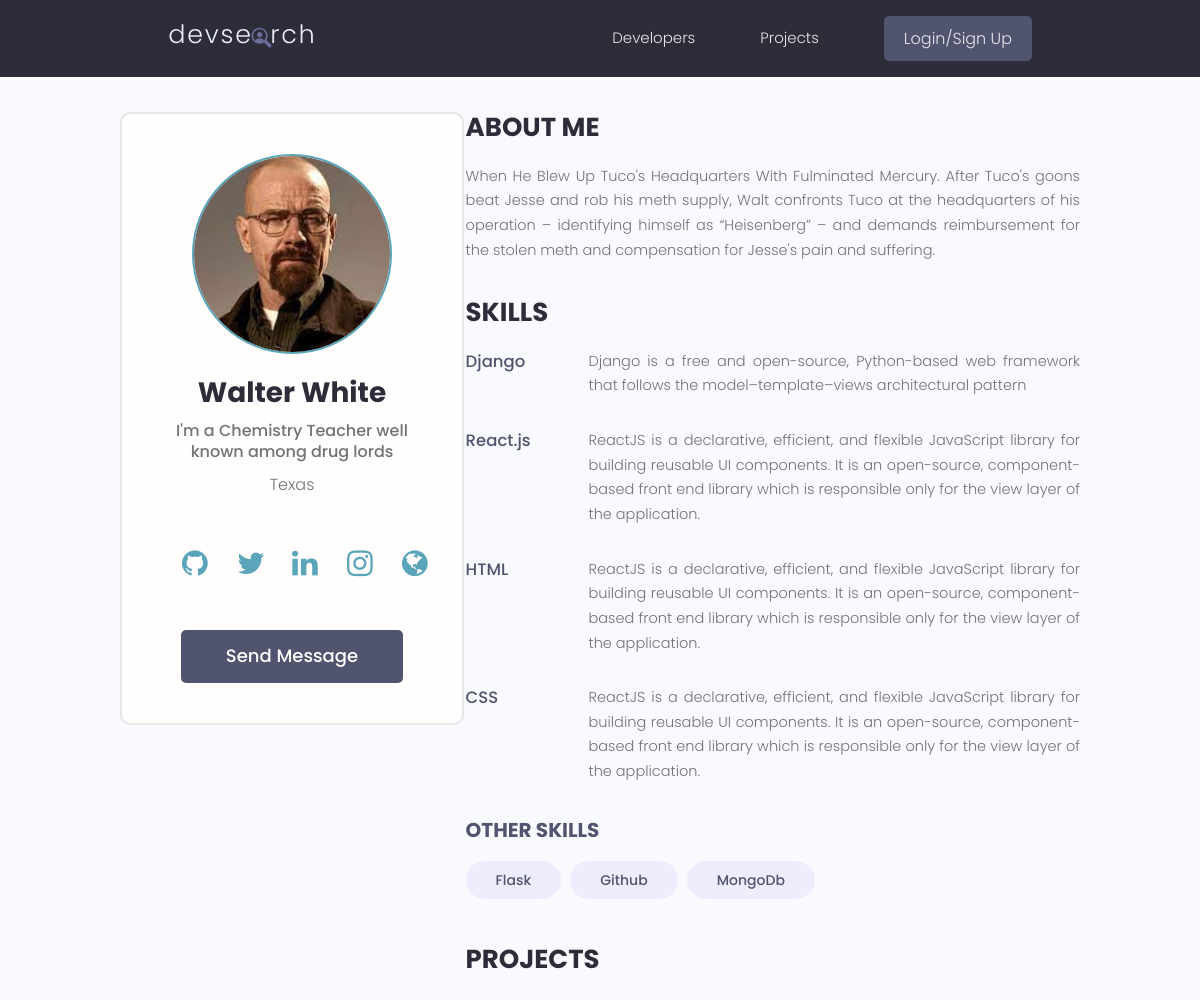
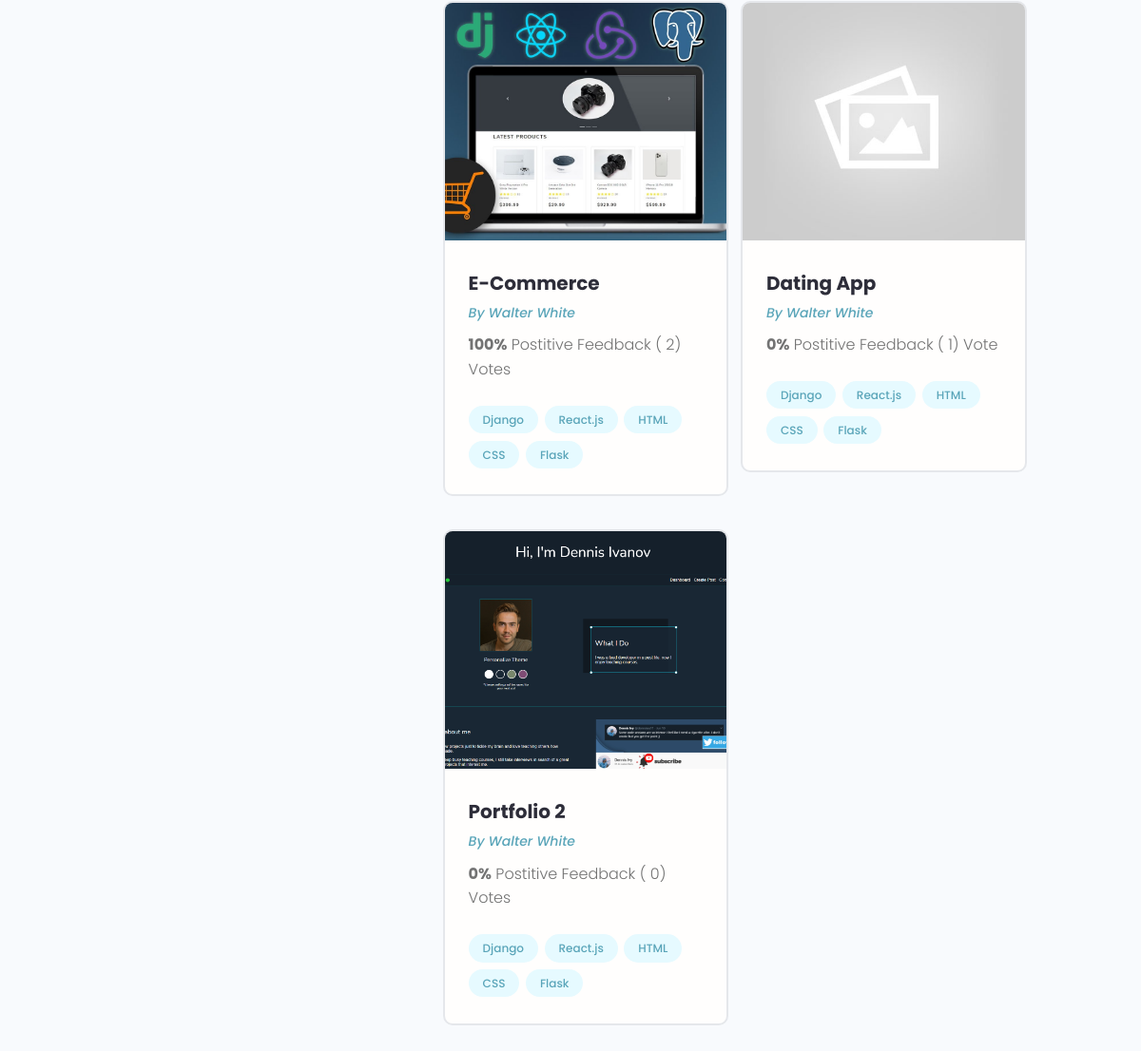
Page /profile/90dc9639-91dd-4c76-af56-25a446ace9e7/ on the committed database (2 pictures, top to bottom).
### users/models.py (models this page shows, shortened)
class Profile(models.Model):
    user = models.OneToOneField(User, on_delete=models.CASCADE, null=True, blank=True)
    name = models.CharField(max_length=200, blank=True, null=True)
    email = models.EmailField(max_length=500, blank=True, null=True)
    username = models.CharField(max_length=200, blank=True, null=True)
    location = models.CharField(max_length=200, blank=True, null=True)
    short_intro = models.CharField(max_length=200, blank=True, null=True)
    bio = models.TextField(blank=True, null=True)
    profile_image = models.ImageField(null=True, blank=True, upload_to='profiles/', default="profiles/user-default_vdbekz.png")
    social_github = models.CharField(max_length=200, blank=True, null=True)
    social_twitter = models.CharField(max_length=200, blank=True, null=True)
    social_linkedin = models.CharField(max_length=200, blank=True, null=True)
    social_insta = models.CharField(max_length=200, blank=True, null=True)
    created = models.DateTimeField(auto_now_add=True)
    id = models.UUIDField(default=uuid.uuid4, unique=True, primary_key=True, editable=False)
    class Meta:
        ordering = ['created']
    @property
    def imageUrl(self):
        try:
            url = self.profile_image.url
        except:
            url = ''
        return url

class Skill(models.Model):
    owner = models.ForeignKey(Profile, on_delete=models.CASCADE, null=True, blank=True)
    name = models.CharField(max_length=200, blank=True, null=True)
    description = models.TextField(blank=True, null=True)
    created = models.DateTimeField(auto_now_add=True)
    id = models.UUIDField(default=uuid.uuid4, unique=True, primary_key=True, editable=False)
    def __str__(self):
        return str(self.name)

### projects/models.py (models this page shows, shortened)
class Project(models.Model):
    owner = models.ForeignKey(Profile, null=True, blank=True, on_delete=models.CASCADE)
    title = models.CharField(max_length=200)
    description = models.TextField(null=True, blank=True)
    featured_image = models.ImageField(null=True, blank=True, default="profiles/default_togjsy.jpg")
    demo_link = models.CharField(max_length=2000, null=True, blank=True)
    source_link = models.CharField(max_length=2000, null=True, blank=True)
    tags = models.ManyToManyField('Tag', blank=True ,null=True)
    vote_total = models.IntegerField(default=0, blank=True ,null=True)
    vote_ratio = models.IntegerField(default=0, blank=True ,null=True)
    created = models.DateTimeField(auto_now_add=True)
    id = models.UUIDField(default=uuid.uuid4, unique=True, primary_key=True, editable=False)
    class Meta:
        ordering = ['-vote_ratio', '-vote_total', 'title']
    @property
    def imageUrl(self):
        try:
            url = self.featured_image.url
        except:
            url = 'https://res.cloudinary.com/dmh2hzfef/image/upload/v1684272399/images/default.jpg'
        return url

### users/views.py (the view)
# urls.py: path('profile/<str:pk>/', views.userProfile, name='user-profile'),
def userProfile(request, pk):
    profile = Profile.objects.get(id=pk)
    topSkills = profile.skill_set.exclude(description__exact="")
    otherSkills = profile.skill_set.filter(description="")
    context = {'profile': profile, 'topSkills': topSkills,
               "otherSkills": otherSkills}
    return render(request, 'users/user-profile.html', context)

### users/templates/users/user-profile.html
{% extends 'main.html' %} {% block content %}
<main class="profile my-md">
  <div class="container">
    <div class="layout">
      <div class="column column--1of3">
        <div class="card text-center">
          <div class="card__body dev">
            <img
              class="avatar avatar--xl"
              src="{{ profile.imageUrl }}"
            />
            <h2 class="dev__name">{{profile.name}}</h2>
            <p class="dev__title">{{profile.short_intro}}</p>
            <p class="dev__location">{{profile.location}}</p>
            <ul class="dev__social">
              {% if profile.social_github %}
              <li>
                <a
                  title="Github"
                  href="{{profile.social_github}}"
                  target="_blank"
                  rel="noopener noreferrer"
                  ><i class="fa fa-github" style="font-size: 30px"></i
                ></a>
              </li>
              {% endif %}{% if profile.social_twitter %}
              <li>
                <a
                  title="Twitter"
                  href="{{profile.social_twitter}}"
                  target="_blank"
                  ><i class="fa fa-twitter" style="font-size: 30px"></i
                ></a>
              </li>
              {% endif %} {% if profile.social_linkedin %}
              <li>
                <a title="Linkedin" href="#" target="_blank"
                  ><i class="fa fa-linkedin" style="font-size: 30px"></i
                ></a>
              </li>
              {% endif %} {% if profile.social_insta %}
              <li>
                <a title="Instagram" href="#" target="_blank"
                  ><i class="fa fa-instagram" style="font-size: 30px"></i
                ></a>
              </li>
              {% endif %}
              <li>
                <a title="Personal Website" href="#" target="_blank"
                  ><i class="fa fa-globe" style="font-size: 30px"></i
                ></a>
              </li>
            </ul>
            {% if request.user.profile.id != profile.id %}
            <a href="{% url 'create-message' profile.id %}" class="btn btn--sub btn--lg">Send Message </a>
            {% endif %}
          </div>
        </div>
      </div>
      <div class="column column--2of3">
        <div class="devInfo">
          <h3 class="devInfo__title">About Me</h3>
          <p class="devInfo__about">{{profile.bio}}</p>
        </div>
        <div class="devInfo">
          <h3 class="devInfo__title">Skills</h3>
          <div class="devInfo__skills">
            {% for skill in topSkills %}
            <div class="devSkill">
              <h4 class="devSkill__title">{{skill.name}}</h4>
              <p class="devSkill__info">{{skill.description}}</p>
            </div>
            {% endfor %}
            <h3 class="devInfo__subtitle">Other Skills</h3>
            <div class="devInfo__otherSkills">
              {% for skill in otherSkills %}
              <span class="tag tag--pill tag--sub tag--lg">
                <small>{{skill.name}}</small>
              </span>
              {% endfor %}
            </div>
          </div>
        </div>
        <div class="devInfo">
          <h3 class="devInfo__title">Projects</h3>
          <div class="grid grid--two">
            {% for project in profile.project_set.all %}
            <div class="column">
              <div class="card project">
                <a href="{% url 'project' project.id %}" class="project">
                  <img
                    class="project__thumbnail"
                    src="{{project.imageUrl}}"
                    alt="project thumbnail"
                  />
                  <div class="card__body">
                    <h3 class="project__title">{{project.title}}</h3>
                    <p>
                      <a class="project__author" href="profile.html"
                        >By {{project.owner.name}}</a
                      >
                    </p>
                    <p class="project--rating">
                      <span style="font-weight: bold"
                        >{{project.vote_ratio}}%</span
                      >
                      Postitive Feedback ( {{project.vote_total}})
                      Vote{{project.vote_total|pluralize:"s"}}
                    </p>
                    <div class="project__tags">
                      {% for skill in profile.skill_set.all|slice:"5" %}
                      <span class="tag tag--pill tag--main">
                        <small>{{skill}}</small>
                      </span>
                      {% endfor %}
                    </div>
                  </div>
                </a>
              </div>
            </div>
            {% endfor %}
          </div>
        </div>
      </div>
    </div>
  </div>
</main>
{% endblock content %}

### static/styles/app.css (style rules this page uses)
:root { --color-sub: #2d2d39; }
.btn--sub { background-color: var(--color-sub-light); }
.card { border: 2px solid var(--color-light); }
img { width: 100%; }
.profile .card > .dev { padding: 4rem; }
.fa { padding: 20px !important; font-size: 30px !important; width: 30px !important; text-align: center !important; text-decoration: none !important; border-radius: 50% !important; }
.dev__name { color: var(--color-sub); font-size: 2.8rem; font-weight: 700; margin-top: 1rem; margin-bottom: 0.5rem; }
.dev__title { font-size: 1.6rem; font-weight: 500; line-height: 1.3; }
.dev__location { margin-top: 1rem; }
.dev__social { margin: 3rem 0; list-style: none; display: flex; justify-content: center; gap: 1.5rem; }
.devInfo { margin-bottom: 3rem; }
.devInfo__title, .devInfo__subtitle { font-size: 2.6rem; color: var(--color-sub); text-transform: uppercase; font-weight: 700; margin-bottom: 1.5rem; }
.devInfo__subtitle { font-size: 2rem; color: var(--color-sub-light); }
.devInfo__about, .devSkill__info { font-size: 1.45rem; line-height: 1.7; text-align: justify; }
.devSkill { margin-bottom: 3rem; }
.devSkill__title { font-size: 1.65rem; font-weight: 500; color: var(--color-sub-light); }
@media screen and (min-width: 700px) { .devSkill { display: flex; justify-content: space-between; gap: 3rem; } }
@media screen and (min-width: 700px) { .devSkill__info { flex-basis: 80%; } }
.project__author { font-size: 1.4rem; font-style: italic; }
.project--rating { margin-bottom: 1.6em; margin-top: .5em; }
.project__thumbnail { height: 25rem; object-fit: cover; object-position: top center; }
.project__title { font-size: 2rem; font-weight: 700; color: var(--color-sub); }

### static/uikit/styles/modules/_variables.css (style rules this page uses)
:root { --color-main: #5aa5b9; --color-main-light: #e6faff; --color-sub: #3f4156; --color-sub-light: #51546e; --color-sub-lighter: #ededfd; --color-text: #737373; --color-gray: #8b8b8b; --color-light: #e5e7eb; --color-light-gray: #767676; --color-bg: #f8fafd; --color-white: #fffefd; --color-white-light: #f3f3f3; --color-success: #359e64; --color-success-bg: #def8e8; --color-error: #fc4b0b; --color-error-bg: #fff2ee; --font-base: 'Poppins', arial, helvetica, 'Segoe UI', roboto, ubuntu, sans-serif; --font-monospace: 'Fira Code', 'Courier New', courier, monospace; --font-regular: 300; --font-medium: 500; --font-bold: 700; --generic-shadow: 1px 1px 5px #00000010; --generic-transition: all 0.3s ease-in-out; }

### static/uikit/styles/modules/_base.css (style rules this page uses)
* { margin: 0; padding: 0; box-sizing: border-box; text-rendering: optimizeLegibility; color: inherit; font-size: inherit; }
html { font-size: 50%; }
@media only screen and (min-width: 480px) { html { font-size: 56.25%; } }
@media only screen and (min-width: 1200px) { html { font-size: 62.5%; } }
body { line-height: 1.6; font-weight: 400; font-size: 1.5rem; color: var(--color-text); background-color: var(--color-bg); min-height: 100vh; }

### static/uikit/styles/modules/_typography.css (style rules this page uses)
* { font-family: var(--font-base); }
h2 { font-size: 3.6rem; font-weight: var(--font-bold); }
h3 { font-size: 3.2rem; font-weight: var(--font-medium); }
h4 { font-size: 2.8rem; font-weight: var(--font-medium); }
p, span, strong { font-size: 1.6rem; color: var(--color-text); font-weight: var(--font-regular); }
a { padding-bottom: 2px; text-decoration: none; display: inline-block; color: var(--color-main); font-weight: var(--font-medium); }

### static/uikit/styles/modules/_utilities.css (style rules this page uses)
.container { width: 92%; max-width: 165rem; margin: 0 auto; box-sizing: border-box; }
@media screen and (min-width: 1000px) { .container { width: 90%; } }
@media screen and (min-width: 1200px) { .container { width: 80%; } }
.text-center { text-align: center; }
.my-md { margin: 3rem auto; }

### static/uikit/styles/modules/_avatar.css (style rules this page uses)
.avatar { border-radius: 50%; border: 2px solid var(--color-main); object-fit: cover; }
.avatar--xl { height: 20rem; width: 20rem; }

### static/uikit/styles/modules/_button.css (style rules this page uses)
.btn { display: inline-block; position: relative; cursor: pointer; background-color: var(--color-light); font-weight: var(--font-medium); color: var(--color-sub); text-decoration: none; padding: 1rem 2rem; border-radius: 0.5rem; border: none; width: -webkit-fit-content; width: -moz-fit-content; width: fit-content; height: -webkit-fit-content; height: -moz-fit-content; height: fit-content; font-size: 1.6rem; outline-width: 0; outline-color: transparent; -webkit-backface-visibility: hidden; backface-visibility: hidden; transition: all 0.3s ease-in-out; }
.btn--sub { background-color: var(--color-sub); color: var(--color-white); }
.btn--lg { font-size: 1.8rem; padding: 1.2rem 4.5rem; }

### rows in the picture
Profile: imageUrl (picture), name "Walter White", short_intro "I'm a Chemistry Teacher well known among drug lords", location "Texas", bio "When He Blew Up Tuco's Headquarters With Fulminated Mercury. After Tuco's goons beat Jesse and rob his meth supply, Walt confronts Tuco at the headquarters of his operation – identifying himself as “Heisenberg” – and demands reimbursement for the stolen meth and compensation for Jesse's pain and suffering."
Skill: name "Django", description "Django is a free and open-source, Python-based web framework that follows the model–template–views architectural pattern"
Skill: name "React.js", description "ReactJS is a declarative, efficient, and flexible JavaScript library for building reusable UI components. It is an open-source, component-based front end library which is responsible only for the view layer of the application."
Skill: name "HTML", description "ReactJS is a declarative, efficient, and flexible JavaScript library for building reusable UI components. It is an open-source, component-based front end library which is responsible only for the view layer of the application."
Skill: name "CSS", description "ReactJS is a declarative, efficient, and flexible JavaScript library for building reusable UI components. It is an open-source, component-based front end library which is responsible only for the view layer of the application."
Skill: name "Flask"
Skill: name "Github"
Skill: name "MongoDb"
Project: imageUrl (picture), title "E-Commerce", owner.name "Walter White", vote_ratio "100", vote_total "2"
Project: imageUrl (placeholder picture), title "Dating App", owner.name "Walter White", vote_ratio "0", vote_total "1"
Project: imageUrl (picture), title "Portfolio 2", owner.name "Walter White", vote_ratio "0", vote_total "0"
